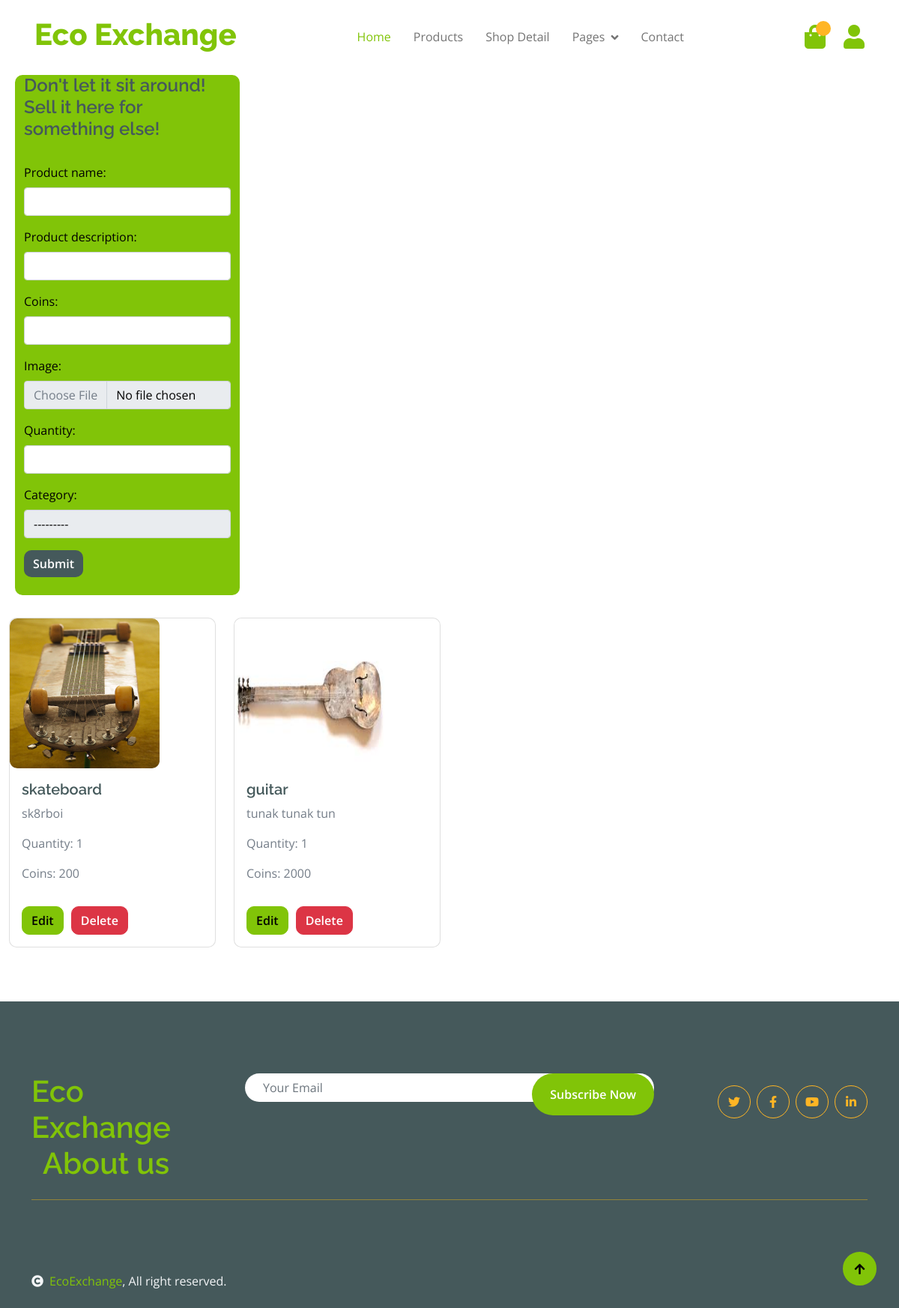
/product_crud/ (signed in), run on the app's committed database.
### product/models.py (models this page shows, shortened)
class Product(models.Model):
    CATEGORY_CHOICES = [
        ('PAPER', 'Paper'),
        ('PLASTIC', 'Plastic'),
        ('GLASS', 'Glass'),
        ('METAL', 'Metal'),
        ('ELECTRONICS', 'Electronics'),
        ('ORGANIC', 'Organic'),
        ('TEXTILES', 'Textiles'),
        ('BATTERIES', 'Batteries'),
        ('WOOD', 'Wood'),
        ('RUBBER', 'Rubber'),
        ('MIXED_MATERIALS', 'Mixed Materials'),
    ]
    product_id = models.AutoField(primary_key=True)
    product_name = models.CharField(max_length=255)
    product_description = models.TextField()
    image = models.ImageField(upload_to='img/')
    quantity = models.IntegerField(validators=[MinValueValidator(0)])
    price = models.IntegerField()
    category = models.CharField(max_length=50, choices=CATEGORY_CHOICES)
    user = models.ForeignKey(Member, on_delete=models.CASCADE)

### product_crud/views.py (the view)
# urls.py: path('', views.product_details, name='product_details'),
def product_details(request):
    form = ProductForm()
    if request.method == 'POST':
        member = Member.objects.get(username=request.user)
        form = ProductForm(request.POST, request.FILES)
        if form.is_valid():
            name = form.cleaned_data['product_name']
            description = form.cleaned_data['product_description']
            quantity = form.cleaned_data['quantity']
            price = form.cleaned_data['price']
            category = form.cleaned_data['category']
            image = form.cleaned_data['image']
            new_product = Product(
                product_name=name,
                product_description=description,
                quantity=quantity,
                price=price,
                category=category,
                user=member,
                image=image
            )
            new_product.save()
            messages.success(request, 'Product added successfully!')
            form = ProductForm()
        else:
            messages.error(request, 'Error adding product.')
    else:
        form = ProductForm()
    products = Product.objects.filter(user=request.user)
    categories = Product.objects.values_list('category', flat=True).distinct()
    return render(request, 'products_crud/products_crud.html', {'form': form, 'products': products, 'categories': categories})

### product_crud/forms.py
class ProductForm(forms.ModelForm):
    class Meta:
        model = Product
        fields = ['product_name', 'product_description', 'price', 'image', 'quantity', 'category']
        widgets = {
            'product_name': forms.TextInput(attrs={'class': 'form-control'}),
            'product_description': forms.TextInput(attrs={'class': 'form-control'}),
            'price': forms.TextInput(attrs={'class': 'form-control'}),
            'image': forms.FileInput(attrs={'class': 'form-control'}),
            'quantity': forms.TextInput(attrs={'class': 'form-control'}),
            'category': forms.Select(attrs={'class': 'form-control'}),
        }
        labels = {
            'price': 'Coins'
        }

### product_crud/templates/products_crud/products_crud.html (shortened to what this page needs)
{% extends 'product/base.html' %}
{% load static %}
{% block body %}
<div class="row">
    <div class="col-lg-3 bg-primary rounded div-space">
        <h4>Don't let it sit around! Sell it here for something else!</h4>
        <form class="py-4" method="post" enctype="multipart/form-data" action="{% url 'product_details' %}">
            {{ form.as_p }}
            <div class="px-8 py-8">
                <button class="btn btn-dark border-0 p-lg-10" type="submit">Submit</button>
            </div>
        </form>
    </div>
    <div class="col-lg-9">
        <div class="row">
            {% for product in products %}
                <div class="col-lg-4 col-md-6 mb-4">
                    <div class="card">
                        <img class="card-img-top img-fluid rounded image-div" src="{{ product.image.url }}" alt="{{ product.product_name }}">
                        <div class="card-body">
                            <h5 class="card-title">{{ product.product_name }}</h5>
                            <p class="card-text">{{ product.product_description }}</p>
                            <p class="card-text">Quantity: {{ product.quantity }}</p>
                            <p class="card-text">Coins: {{ product.price }}</p>
                            <div class="button-display">
                                <button class="btn btn-primary mt-3" onclick="editProduct('{{ product.product_id }}', '{{ product.product_name }}', '{{ product.product_description }}', '{{ product.quantity }}', '{{ product.price }}', '{{ product.image }}', '{{ product.category }}')">Edit</button>
                                <form action="{% url 'product_delete' product.product_id %}" method="POST">
                                    <button class="btn btn-danger mt-3">Delete</button>
                                </form>
                            </div>
                        </div>
                    </div>
                </div>
            {% endfor %}
        </div>
    </div>
</div>
{% endblock %}

### product/static/product/css/style.css (style rules this page uses)
label { display: inline-block; color: black; }
.form-control { display: block; width: 100%; height: calc(1.5em + 0.75rem + 2px); padding: 0.375rem 0.75rem; font-size: 1rem; font-weight: 400; line-height: 1.5; color: black; background-color: #fff; background-clip: padding-box; border: 1px solid #ced4da; border-radius: 0.25rem; transition: border-color 0.15s ease-in-out, box-shadow 0.15s ease-in-out; }
.btn { font-weight: 600; transition: .5s; }
.button-display { display:flex; gap: 10px; }
.div-space { margin-bottom: 30px; margin-left: 20px; }
.image-div { width:200px; height:200px }

### data on the page
Product: image (picture), product_name "skateboard", product_description "sk8rboi", quantity "1", price "200"
Product: image (picture), product_name "guitar", product_description "tunak tunak tun", quantity "1", price "2000"
